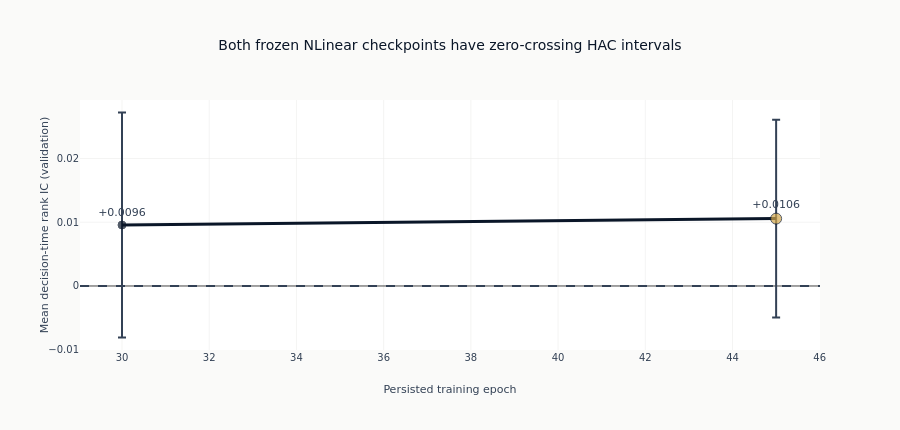

Source (notebook cell):
### Markdown cell above
The frozen registry contains two complete physical checkpoints, not the full
archived training curve. Selection therefore compares epochs 30 and 45 on the
same 2,064 validation dates and eight historical fold IDs.

### Code cell
checkpoint_figure = go.Figure(
    go.Scatter(
        x=checkpoint_table["epoch"].to_list(),
        y=checkpoint_table["pooled_daily_ic"].to_list(),
        mode="markers+lines+text",
        line=dict(color=style.COLORS["blue"], width=3),
        marker=dict(
            size=[11 if selected else 8 for selected in checkpoint_table["selected"]],
            color=[
                style.COLORS["amber"] if selected else style.COLORS["blue"]
                for selected in checkpoint_table["selected"]
            ],
        ),
        text=[f"{value:+.4f}" for value in checkpoint_table["pooled_daily_ic"].to_list()],
        textposition="top center",
        error_y=dict(
            type="data",
            symmetric=False,
            array=(checkpoint_table["hac_ci_high"] - checkpoint_table["pooled_daily_ic"]).to_list(),
            arrayminus=(
                checkpoint_table["pooled_daily_ic"] - checkpoint_table["hac_ci_low"]
            ).to_list(),
            color=style.COLORS["neutral"],
        ),
        name="NLinear",
    )
)
checkpoint_figure.add_hline(y=0.0, line=dict(color=style.COLORS["neutral"], dash="dash"))
checkpoint_figure.update_layout(
    template="ml4t",
    title="Both frozen NLinear checkpoints have zero-crossing HAC intervals",
    xaxis_title="Persisted training epoch",
    yaxis_title="Mean decision-time rank IC (validation)",
    height=430,
    showlegend=False,
)
checkpoint_figure.show()

### Figure 1 — Plotly figure (JSON) as saved in the notebook; plotly's stock layout.template omitted (floating-point values rounded to 4 significant figures)
{"data": [{"error_y": {"array": [0.01764, 0.0155], "arrayminus": [0.01764, 0.0155], "color": "#334155", "symmetric": false, "type": "data"}, "line": {"color": "#0a1628", "width": 3}, "marker": {"color": ["#0a1628", "#D4A84B"], "size": [8, 11]}, "mode": "markers+lines+text", "name": "NLinear", "text": ["+0.0096", "+0.0106"], "textposition": "top center", "type": "scatter", "x": [30, 45], "y": [0.009565, 0.01057]}], "layout": {"height": 430, "shapes": [{"line": {"color": "#334155", "dash": "dash"}, "type": "line", "x0": 0, "x1": 1, "xref": "x domain", "y0": 0.0, "y1": 0.0, "yref": "y"}], "showlegend": false, "title": {"text": "Both frozen NLinear checkpoints have zero-crossing HAC intervals"}, "xaxis": {"title": {"text": "Persisted training epoch"}}, "yaxis": {"title": {"text": "Mean decision-time rank IC (validation)"}}}}
